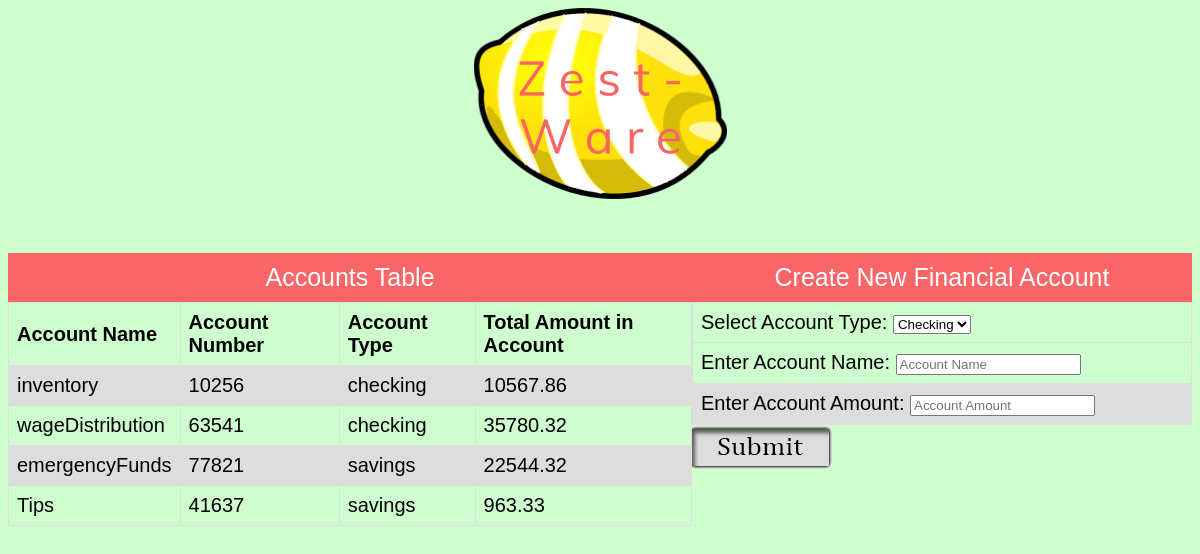
Screenshot of /finances.php (signed in) with the database file from the repository.
### tables this page shows
CREATE TABLE `finances` (
  `Account` varchar(32) NOT NULL,
  `AccountNumber` int(32) NOT NULL,
  `AccountType` varchar(32) NOT NULL,
  `Total` decimal(15,2) NOT NULL
);

### finances.php (the view, shortened to what this page needs)
<html>
  <head>
    <link rel="stylesheet" type="text/css" href="temp2.css">
  </head>
  <body>
  <div class = "logo">
   <a href=https://zestware123.000webhostapp.com/>
    <img border="0" alt="logo" src="buttons/zesty.png">
  </div>
  <br>
  <br>
  <br>
  <div class = "table">
  <table border="1">
    <caption>
      Accounts Table
    </caption>
    <tr>
    <th>Account Name
    <th>Account Number
    <th>Account Type
    <th>Total Amount in Account
    </tr>
  <?php
      $con = mysqli_connect("localhost", "id964298_zestwaredatabase", "zestware123!", "id964298_zestdatabase");
      mysqli_select_db($con, "id964298_zestdatabase");
      $result = mysqli_query($con, "SELECT * FROM finances");
      if(isset($_SESSION['manager']))
      {
      while($row = mysqli_fetch_array($result))
        {
          print "<tr>\n";
          print "<td>" . $row['Account'] . "\n";
          print "<td>" . $row['AccountNumber'] . "\n";
          print "<td>" . $row['AccountType'] . "\n";
          print "<td>" . $row['Total'] . "\n";
        }
      }
      else
      {
        echo '<script language="javascript">';
        echo 'alert("Not Allowed Access!")';
        echo '</script>';
      }
  ?>
    </table>
    <br>
    <br>
    <br>
      <br>
    <br>
    <br>
    <form action="finances.php" id = "form" method="post">
      <table width="500" border="0">
      <caption> Create New Financial Account </caption>
      <tr>
        <td> Select Account Type:
        <select name = "period" form = "form">
          <option name ="checking" value="checking">Checking</option>
        </select>
        </td>
      </tr>
      <tr>
        <tr>
        <td> Enter Account Name:
          <input type="text" placeholder = "Account Name" name = "accountName">
        </td>
      </tr>
      </tr>
      <tr>
        <td> Enter Account Amount:
          <input type="text" placeholder = "Account Amount" name = "accountAmount">
        </td>
      </tr>
      </table>
                            <input type="image" src="buttons/Submit.png"></td>
    </form>
    </div>
    <br>
    <br>
    <br>

### temp2.css (style rules this page uses)
body { background: #cefdce; font: sans-serif; }
.logo { display: flex; justify-content: center; position: relative; }
.table { display: flex; justify-content: center; position: relative; }

### finances.php (style rules this page uses)
table { font-family: georgia, sans-serif; border-collapse: collapse; font-size:20px; }
table caption { padding: 10px; background: #FA6568; color: white; font-size: 25px; }
td, th { border: 1px solid #dddddd; text-align: left; padding: 8px; }
tr:nth-child(even) { background-color: #dddddd; }

### rows the page displays
finances: Account "inventory", AccountNumber "10256", AccountType "checking", Total "10567.86"
finances: Account "wageDistribution", AccountNumber "63541", AccountType "checking", Total "35780.32"
finances: Account "emergencyFunds", AccountNumber "77821", AccountType "savings", Total "22544.32"
finances: Account "Tips", AccountNumber "41637", AccountType "savings", Total "963.33"
